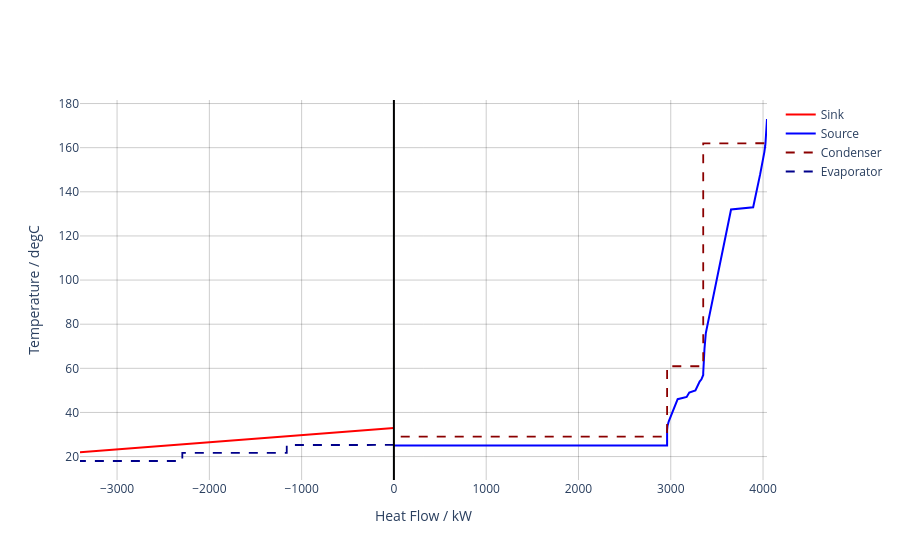
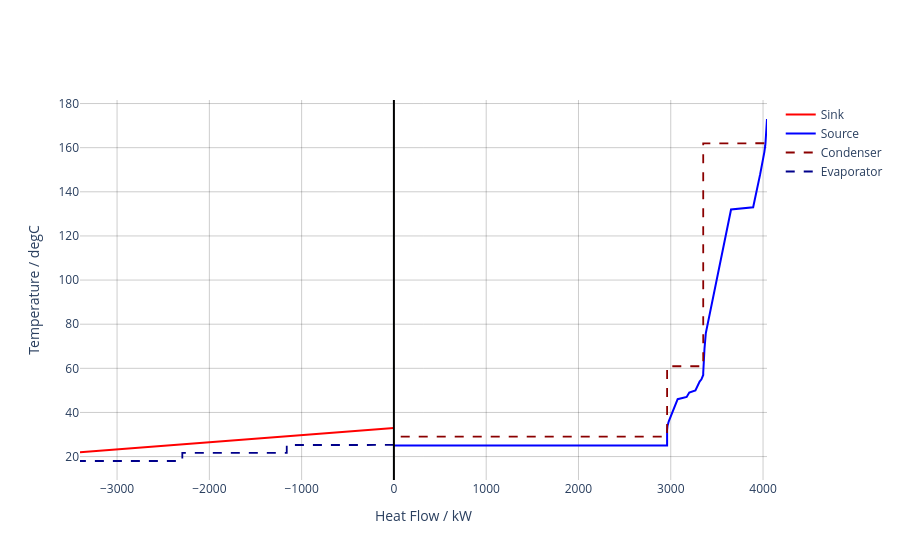

Source (notebook cell) for these figures, in order:
### Markdown cell above
## When you need target internals, use the case directly
Because the workspace returns real `PinchProblem` cases, detailed COP checks and HPR stream-profile inspection do not need any helper wrapper.

### Code cell
profile_problem = workspace.case("load_100__direct_heat_pump")
direct_hp_target = profile_problem.target.direct_heat_pump()
direct_hp_zone_target = profile_problem.master_zone.targets["Direct Heat Pump"]

print({"direct_heat_pump_cop": direct_hp_target.hpr_cop})
plot_multi_hp_profiles_from_results(
    T_hot=direct_hp_zone_target.pt.col[ProblemTableLabel.T.value],
    T_cold=direct_hp_zone_target.pt.col[ProblemTableLabel.T.value],
    H_hot=direct_hp_zone_target.pt.col[ProblemTableLabel.H_NET_HOT.value],
    H_cold=direct_hp_zone_target.pt.col[ProblemTableLabel.H_NET_COLD.value],
    hpr_hot_streams=direct_hp_target.hpr_hot_streams,
    hpr_cold_streams=direct_hp_target.hpr_cold_streams,
)

### Figure 1 — Plotly figure (JSON) as saved in the notebook; plotly's stock layout.template omitted (floating-point values rounded to 4 significant figures)
{"data": [{"line": {"color": "red", "width": 2}, "mode": "lines", "name": "Sink", "type": "scatter", "x": [0.0, -63.58, -310.7, -1240.0, -1243.0, -1864.0, -2422.0, -2425.0, -2506.0, -2510.0, -2828.0, -3149.0, -3402.0], "y": [33.0, 32.8, 32.0, 29.01, 29.0, 27.0, 25.26, 25.25, 25.0, 24.99, 24.0, 23.0, 22.0]}, {"line": {"color": "blue", "width": 2}, "mode": "lines", "name": "Source", "type": "scatter", "x": [4043.0, 4039.0, 4029.0, 4026.0, 4026.0, 4024.0, 4014.0, 3969.0, 3895.0, 3893.0, 3653.0, 3560.0, 3507.0, 3476.0, 3458.0, 3453.0, 3428.0, 3416.0, 3412.0, 3384.0, 3380.0, 3366.0, 3362.0, 3360.0, 3357.0, 3356.0, 3356.0, 3355.0, 3352.0, 3352.0, 3352.0, 3333.0, 3313.0, 3303.0, 3292.0, 3278.0, 3267.0, 3201.0, 3185.0, 3185.0, 3173.0, 3075.0, 3064.0, 3054.0, 3044.0, 3026.0, 3017.0, 3001.0, 2993.0, 2978.0, 2965.0, 2960.0, 2960.0, 2960.0, 2960.0, 2960.0, 2960.0, 2960.0, 2960.0, 2960.0, 0.0], "y": [173.0, 168.0, 163.0, 162.0, 162.0, 161.0, 158.0, 148.0, 133.0, 133.0, 132.0, 113.0, 103.0, 97.0, 93.0, 92.0, 87.0, 84.0, 83.0, 77.0, 76.0, 69.0, 67.0, 66.0, 62.0, 60.94, 60.93, 59.0, 58.0, 57.0, 56.94, 55.0, 54.0, 53.0, 52.0, 51.0, 50.0, 49.0, 48.0, 47.96, 47.0, 46.0, 45.0, 44.0, 43.0, 41.0, 40.0, 39.0, 38.0, 36.0, 34.0, 33.0, 32.8, 32.0, 29.01, 29.0, 27.0, 25.26, 25.25, 25.0, 24.99]}, {"line": {"color": "darkred", "dash": "dash", "width": 1.8}, "mode": "lines", "name": "Condenser", "type": "scatter", "x": [4014.0, 3352.0, 3352.0, 2960.0, 2960.0, 0.0], "y": [162.0, 162.0, 60.94, 60.93, 29.01, 29.0]}, {"line": {"color": "darkblue", "dash": "dash", "width": 1.8}, "mode": "lines", "name": "Evaporator", "type": "scatter", "x": [0.0, -1161.0, -1161.0, -2293.0, -2293.0, -3402.0], "y": [25.26, 25.25, 21.66, 21.65, 18.0, 17.99]}], "layout": {"shapes": [{"line": {"color": "black", "width": 2}, "type": "line", "x0": 0, "x1": 0, "xref": "x", "y0": 0, "y1": 1, "yref": "y domain"}], "title": {}, "xaxis": {"gridcolor": "rgba(0, 0, 0, 0.2)", "showgrid": true, "title": {"text": "Heat Flow / kW"}, "zeroline": true}, "yaxis": {"gridcolor": "rgba(0, 0, 0, 0.2)", "showgrid": true, "title": {"text": "Temperature / degC"}}}}

### Figure 2 — Plotly figure (JSON) as saved in the notebook; plotly's stock layout.template omitted (floating-point values rounded to 4 significant figures)
{"data": [{"line": {"color": "red", "width": 2}, "mode": "lines", "name": "Sink", "type": "scatter", "x": [0.0, -63.58, -310.7, -1240.0, -1243.0, -1864.0, -2422.0, -2425.0, -2506.0, -2510.0, -2828.0, -3149.0, -3402.0], "y": [33.0, 32.8, 32.0, 29.01, 29.0, 27.0, 25.26, 25.25, 25.0, 24.99, 24.0, 23.0, 22.0]}, {"line": {"color": "blue", "width": 2}, "mode": "lines", "name": "Source", "type": "scatter", "x": [4043.0, 4039.0, 4029.0, 4026.0, 4026.0, 4024.0, 4014.0, 3969.0, 3895.0, 3893.0, 3653.0, 3560.0, 3507.0, 3476.0, 3458.0, 3453.0, 3428.0, 3416.0, 3412.0, 3384.0, 3380.0, 3366.0, 3362.0, 3360.0, 3357.0, 3356.0, 3356.0, 3355.0, 3352.0, 3352.0, 3352.0, 3333.0, 3313.0, 3303.0, 3292.0, 3278.0, 3267.0, 3201.0, 3185.0, 3185.0, 3173.0, 3075.0, 3064.0, 3054.0, 3044.0, 3026.0, 3017.0, 3001.0, 2993.0, 2978.0, 2965.0, 2960.0, 2960.0, 2960.0, 2960.0, 2960.0, 2960.0, 2960.0, 2960.0, 2960.0, 0.0], "y": [173.0, 168.0, 163.0, 162.0, 162.0, 161.0, 158.0, 148.0, 133.0, 133.0, 132.0, 113.0, 103.0, 97.0, 93.0, 92.0, 87.0, 84.0, 83.0, 77.0, 76.0, 69.0, 67.0, 66.0, 62.0, 60.94, 60.93, 59.0, 58.0, 57.0, 56.94, 55.0, 54.0, 53.0, 52.0, 51.0, 50.0, 49.0, 48.0, 47.96, 47.0, 46.0, 45.0, 44.0, 43.0, 41.0, 40.0, 39.0, 38.0, 36.0, 34.0, 33.0, 32.8, 32.0, 29.01, 29.0, 27.0, 25.26, 25.25, 25.0, 24.99]}, {"line": {"color": "darkred", "dash": "dash", "width": 1.8}, "mode": "lines", "name": "Condenser", "type": "scatter", "x": [4014.0, 3352.0, 3352.0, 2960.0, 2960.0, 0.0], "y": [162.0, 162.0, 60.94, 60.93, 29.01, 29.0]}, {"line": {"color": "darkblue", "dash": "dash", "width": 1.8}, "mode": "lines", "name": "Evaporator", "type": "scatter", "x": [0.0, -1161.0, -1161.0, -2293.0, -2293.0, -3402.0], "y": [25.26, 25.25, 21.66, 21.65, 18.0, 17.99]}], "layout": {"shapes": [{"line": {"color": "black", "width": 2}, "type": "line", "x0": 0, "x1": 0, "xref": "x", "y0": 0, "y1": 1, "yref": "y domain"}], "title": {}, "xaxis": {"gridcolor": "rgba(0, 0, 0, 0.2)", "showgrid": true, "title": {"text": "Heat Flow / kW"}, "zeroline": true}, "yaxis": {"gridcolor": "rgba(0, 0, 0, 0.2)", "showgrid": true, "title": {"text": "Temperature / degC"}}}}
